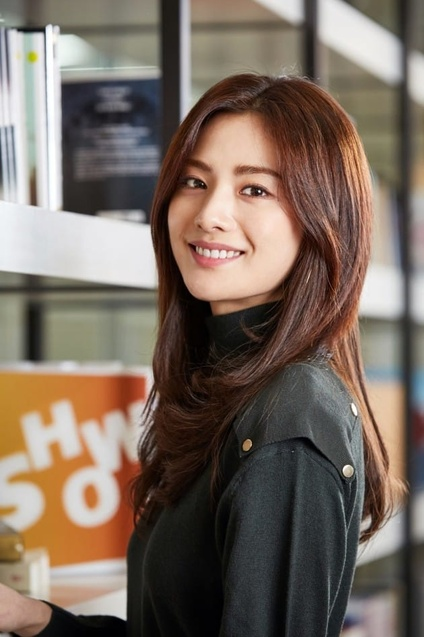
#> input picture 02.15249067.1.jpg, 424 x 637 px, shrunk from 630 x 945 before the run, given in place of 1.jpg, which was not available
$ jupyter execute --allow-errors grayscale_and_crop.ipynb
#> lines starting #> are read from the running program, lines starting #| are printed output that depends on the picture; pictures that were not available may be replaced by others from this repository, and a replacement may not be noted
#> further down, image is the input picture: shape (637, 424, 3); mean B, G, R 95.6, 106.6, 121
#> `image_gs = cv2.cvtColor(image, cv2.COLOR_BGR2GRAY)`:
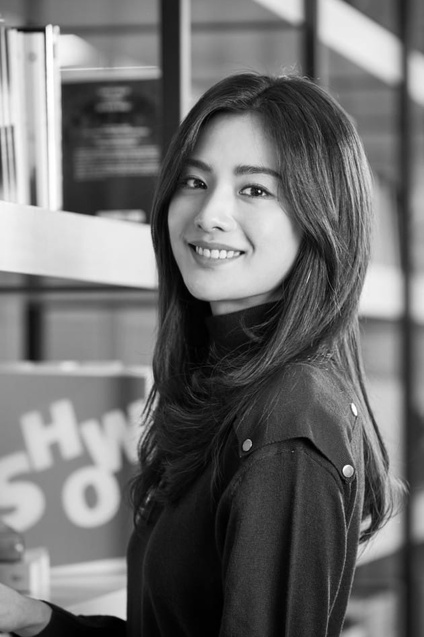
#> image_gs: shape (637, 424); min 0, max 255, mean 109.6
#> `face_list = cascade.detectMultiScale(image_gs, scaleFactor=1.1, minNei..`: face_list = [[232, 539, 52, 52], [145, 128, 155, 155]]
#> the loop `for face in face_list:` made 2 passes
#> pass 1, `cropped = image_gs[y-h+h:y+h,x:x+w]`:
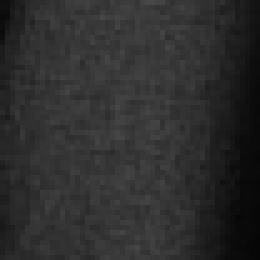
#> cropped: shape (52, 52) (shown 5 times larger); min 6, max 71, mean 45.7
#> pass 2, `cropped = image_gs[y-h+h:y+h,x:x+w]`:
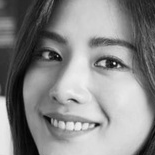
#> cropped: shape (155, 155); min 2, max 253, mean 136
#> after the loop `for face in face_list:`: count = 3
[cell 1]
# 먼저 jupyter 디렉토리에 stars디렉토리 생성 후 사진폴더 1~577까지 모두 저장

# !pip install opencv-python
import cv2
import sys
import os

# os.listdir()을 이용하여 stars디렉토리안에 있는 1~577의 모든 폴더들의 이름을
# ass라는 리스트로 저장하는 구문
ass = os.listdir("./stars")

#> (the rest of this cell did not finish here and is left out)

$ run again, on gg.jpg
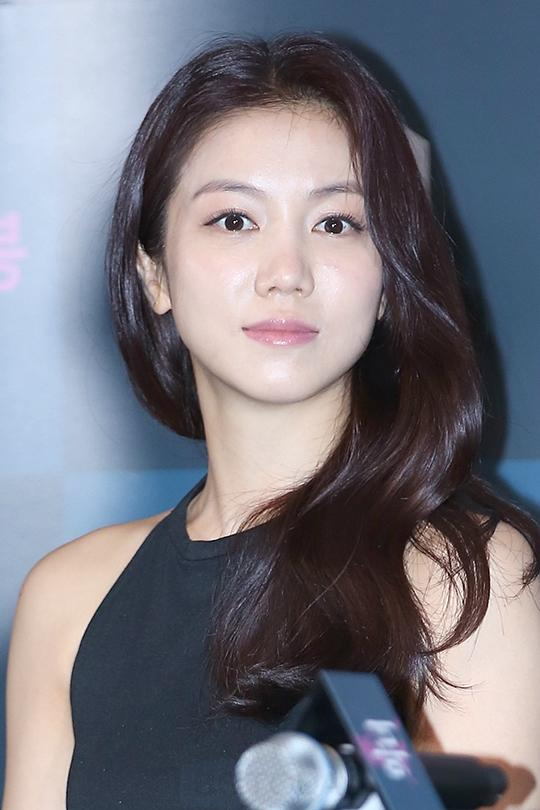
#> input picture gg.jpg, 540 x 810 px, given in place of 1.jpg, which was not available
#> image is the input picture: shape (810, 540, 3); mean B, G, R 127.7, 118.6, 119.4
#> `image_gs = cv2.cvtColor(image, cv2.COLOR_BGR2GRAY)`:
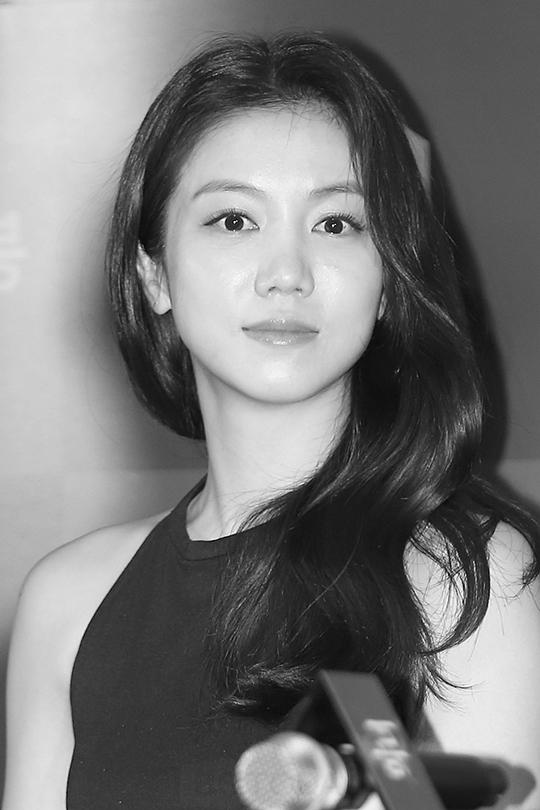
#> image_gs: shape (810, 540); min 1, max 254, mean 119.9
#> face_list = [[141, 119, 281, 281]]
#> the loop `for face in face_list:` made 1 pass
#> pass 1, `cropped = image_gs[y-h+h:y+h,x:x+w]`:
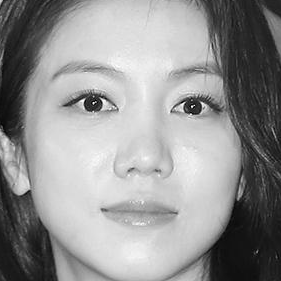
#> cropped: shape (281, 281); min 1, max 254, mean 146.7
#> after the loop `for face in face_list:`: count = 2

$ run again, on images (1).jpg
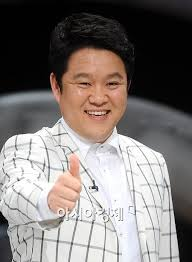
#> input picture images (1).jpg, 192 x 262 px, given in place of 1.jpg, which was not available
#> image is the input picture: shape (262, 192, 3); mean B, G, R 117.1, 119.8, 126.4
#> `image_gs = cv2.cvtColor(image, cv2.COLOR_BGR2GRAY)`:
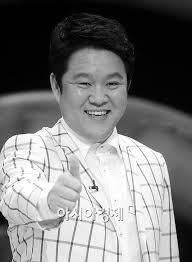
#> image_gs: shape (262, 192); min 0, max 255, mean 121.5
#> face_list = [[61, 52, 76, 76]]
#> the loop `for face in face_list:` made 1 pass
#> pass 1, `cropped = image_gs[y-h+h:y+h,x:x+w]`:
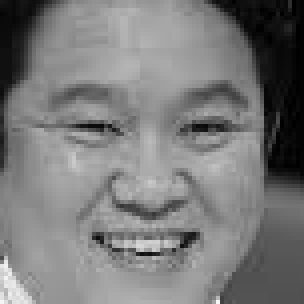
#> cropped: shape (76, 76) (shown 4 times larger); min 0, max 246, mean 121.8
#> after the loop `for face in face_list:`: count = 2

$ run again, on images (2).jpg
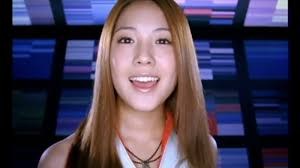
#> input picture images (2).jpg, 300 x 168 px, given in place of 1.jpg, which was not available
#> image is the input picture: shape (168, 300, 3); mean B, G, R 84.8, 63.5, 73
#> `image_gs = cv2.cvtColor(image, cv2.COLOR_BGR2GRAY)`:
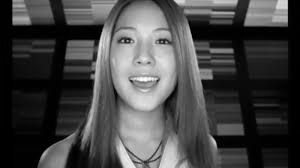
#> image_gs: shape (168, 300); min 0, max 251, mean 68.7
#> face_list = [[101, 10, 86, 86]]
#> the loop `for face in face_list:` made 1 pass
#> pass 1, `cropped = image_gs[y-h+h:y+h,x:x+w]`:
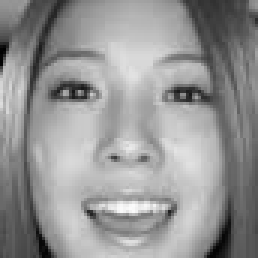
#> cropped: shape (86, 86) (shown 3 times larger); min 1, max 251, mean 148.6
#> after the loop `for face in face_list:`: count = 2
